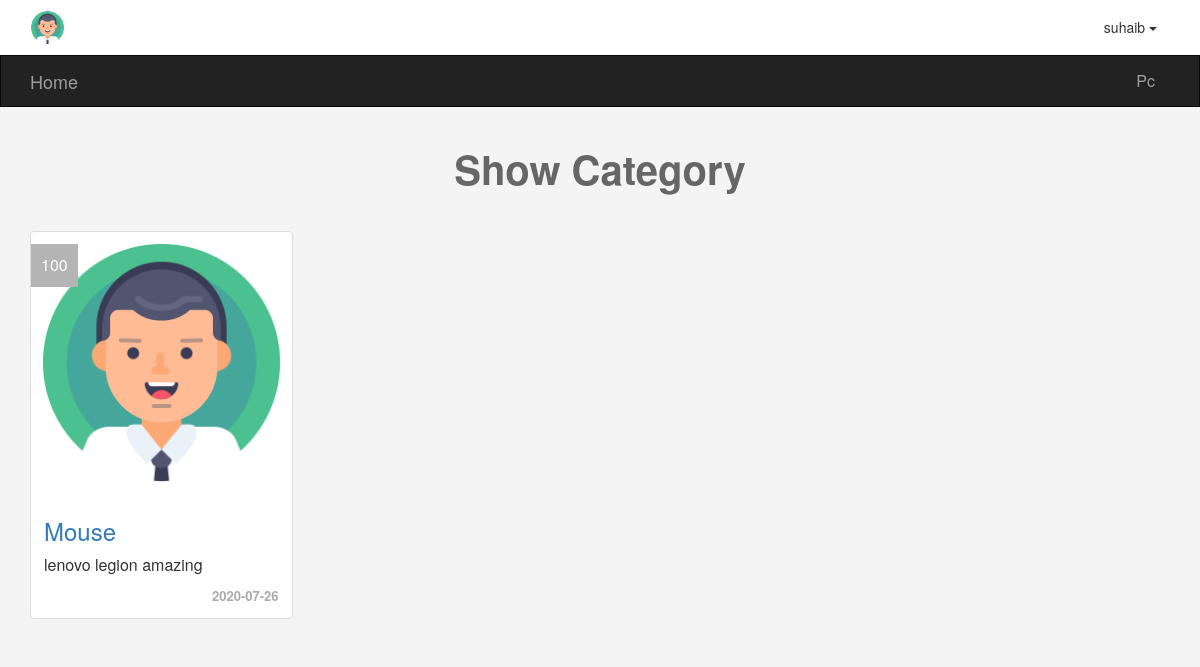
/index.php (signed in), run on the app's committed database.
### tables this page shows
CREATE TABLE `categories` (
  `ID` int NOT NULL,
  `Name` varchar(255) NOT NULL,
  `Description` varchar(255) NOT NULL,
  `Ordering` int NOT NULL,
  `Visibility` tinyint NOT NULL DEFAULT '0',
  `Allow_Comment` tinyint NOT NULL DEFAULT '0',
  `Allow_Ads` tinyint NOT NULL DEFAULT '0',
  `ParentID` int NOT NULL
);

CREATE TABLE `items` (
  `ItemID` int NOT NULL,
  `Name` varchar(255) NOT NULL,
  `Description` varchar(255) NOT NULL,
  `Price` int NOT NULL,
  `AddDate` date NOT NULL,
  `CountryMade` varchar(255) NOT NULL,
  `Status` int NOT NULL,
  `Approve` tinyint NOT NULL DEFAULT '0',
  `Tags` varchar(255) NOT NULL,
  `CatID` int NOT NULL,
  `MemberID` int NOT NULL
);

### init.php (called while the page is built, shortened)
<?php
include "admin/config.php";
$template = "includes/templates/";
$lang = "includes/language/";
$func = "includes/functions/";
$css = "layout/css/";
include $func . "functions.php";
include $lang . "eng.php";
include $template . "header.php";

### includes/language/eng.php (called while the page is built)
<?php
function lang( $phrase ){
    static $lang = array(
        'ADMIN_HOME' => 'Home',
        'CATEG' => 'Categories',
        'ITEMS' => 'Items',
        'MEMBERS' => 'Members',
        'STAT' => 'Statistics',
        'LOGS' => 'Logs',
        'COMM' => 'Comments'
    );
    return array_key_exists($phrase , $lang) ? $lang[$phrase] : "Key not exists";
}

### includes/functions/functions.php (called while the page is built, shortened)
<?php
function getRecords($fields  , $table , $where=null , $order = null){
    global $conn;
    $sql = $order == null ? " " : "ORDER BY $order DESC";
    $getRecord = $conn->prepare("SELECT $fields FROM $table $where $sql");
    $getRecord->execute();
    $record = $getRecord->fetchAll();
    return $record;
}

### index.php (the view, shortened to what this page needs)
<?php
include "init.php"; ?>
<div class="container">
    <h1 class="text-center">Show Category</h1>
    <div class="row">
    <?php foreach(getRecords("*" , "items" , "WHERE Approve = 1", "ItemID") as $item): ?>
        <div class="col-sm-6 col-md-3">
            <div class="thumbnail item-box">
                <span class="price-tag"><?=$item['Price']?></span>
                <img class="img-responsive" src="img.png" alt="">
                <div class="caption">
                    <h3><a href="items.php?itemid=<?=$item['ItemID']?>"><?=$item['Name']?></a></h3>
                    <p><?=$item['Description']?></p>
                    <div class="date"><?=$item['AddDate']?></div>
                </div>
            </div>
        </div>
    <?php endforeach;?>
    </div>
</div>
<?php
include $template . "footer.php";
?>

### includes/templates/header.php (shortened to what this page needs)
<!DOCTYPE html>
<html lang="en">
<head>
    <link rel="stylesheet" href="<?=$css?>bootstrap.min.css">
    <link rel="stylesheet" href="<?=$css?>font-awesome.min.css">
    <link rel="stylesheet" href="<?=$css?>custom.css">
</head>
<body>
<div class="upper-bar">
  <div class="container">
  <?php if(isset($_SESSION['name'])){
           ?>
           <img class="my-img img-circle" src="img.png" alt="">
           <div class="btn-group my-info pull-right">
              <span class="btn dropdown-toggle" data-toggle="dropdown">
                <?=$_SESSION['name']?>
                <span class="caret"></span>
              </span>
           </div>
           <?php
      }else {?>
    <a href="login.php">
      <span class="pull-right">Login/SignUp</span>
    </a>
    <?php }?>
  </div>
</div>
<nav class="navbar navbar-inverse">
  <div class="container">
    <div class="navbar-header">
      <a class="navbar-brand" href="index.php"><?=lang('ADMIN_HOME')?></a>
    </div>
    <div class="collapse navbar-collapse" id="app-nav">
      <ul class="nav navbar-nav navbar-right">
        <?php
          foreach(getRecords("*","categories" , "WHERE ParentID = 0") as $cat){
            echo '<li>
            <a href="categories.php?pageid='. $cat['ID'].'">'
            .$cat['Name'] .'</a></li>';
          }
        ?>
      </ul>
    </div>
  </div>
</nav>

### layout/css/custom.css (style rules this page uses)
body { background-color: #F4F4F4; font-size: 16px; }
h1 { font-size: 40px; margin: 40px 0; font-weight: bold; color: #666; }
.navbar { border-radius: 0; margin-bottom: 0; }
.nav > li > a , .navbar { padding: -10px 12px; }
.upper-bar { padding: 10px; background-color: white; }
.my-img { width: 35px; height: 35px; }
.item-box { position: relative; }
.item-box .price-tag { background-color: #B4B4B4; padding: 10px; position: absolute; left: 0px; top: 12px; color: white; }
.item-box .caption p { max-height: 44px; }
.thumbnail .date { text-align: right; font-size: 13px; color: #AAA; font-weight: bold; }

### data on the page
categories: Name "Pc"
items: Price "100", Name "Mouse", Description "lenovo legion amazing", AddDate "2020-07-26"

### other printed values
$_SESSION['name'] "suhaib"
lang('ADMIN_HOME') "Home"
